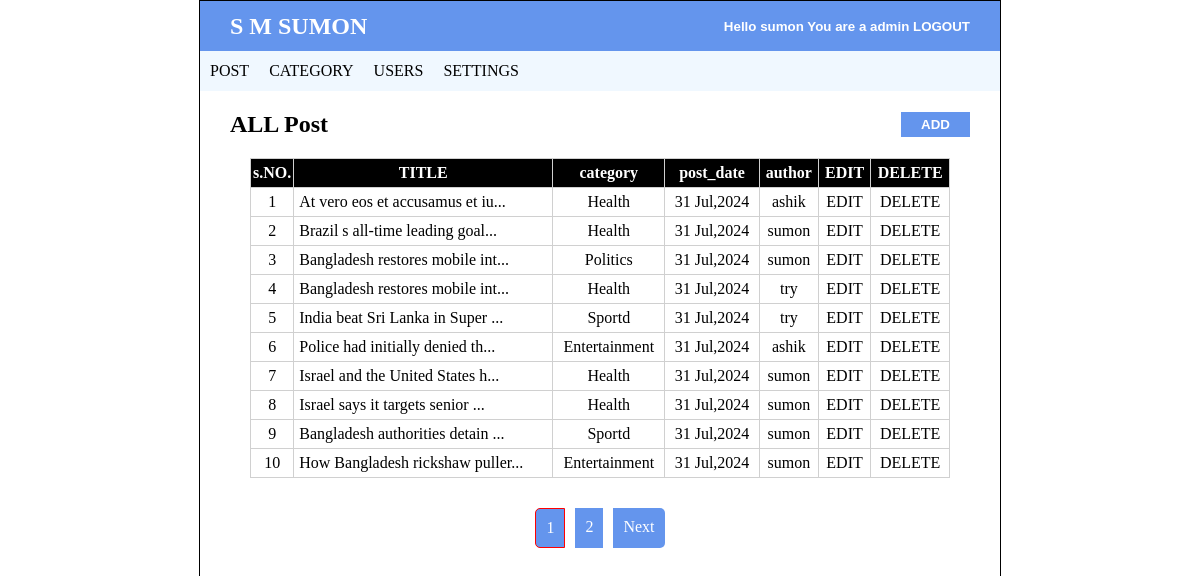
The page /try/admin/post.php (signed in) on the database its author committed.
### tables this page shows
CREATE TABLE `settings` (
  `websitename` varchar(60) NOT NULL,
  `logo` varchar(50) NOT NULL,
  `footerdesc` varchar(255) NOT NULL
);

CREATE TABLE `post` (
  `post_id` int NOT NULL,
  `title` varchar(500) NOT NULL,
  `description` varchar(9999) DEFAULT NULL,
  `category` varchar(100) DEFAULT NULL,
  `post_date` varchar(50) DEFAULT NULL,
  `author` int DEFAULT NULL,
  `post_img` varchar(100) DEFAULT NULL
);

CREATE TABLE `category` (
  `category_id` int NOT NULL,
  `category_name` varchar(20) NOT NULL,
  `post` int DEFAULT NULL
);

CREATE TABLE `users` (
  `user_id` int NOT NULL,
  `first_name` varchar(40) DEFAULT NULL,
  `last_name` varchar(30) DEFAULT NULL,
  `username` varchar(30) DEFAULT NULL,
  `password` varchar(40) DEFAULT NULL,
  `role` int DEFAULT NULL
);

### try/admin/post.php (the view, shortened to what this page needs)
<?php
    include 'header.php';
?>
<!DOCTYPE html>
<html lang="en">
<head>
    <link rel="stylesheet" href="../css/style.css">
</head>
<body>
    <section id="add_button_section">
        <h1>ALL Post</h1>
        <button><a href="add_post.php">ADD</a></button>
    </section>
    <section id="table_user_section">
    <?php
            include "config.php";
            $limit = 10;
            if(isset($_GET['page'])){
                $page = $_GET['page'];
            }else{
                $page  =1;
            }
            $offset = ($page - 1) * $limit;
            if($_SESSION["user_role"] == 1){
                $sql = "SELECT * FROM post
                LEFT JOIN category ON post.category = category.category_id
                LEFT JOIN users ON post.author = users.user_id
                ORDER BY post.post_id DESC
                LIMIT {$offset},{$limit}";
            }
            $result = mysqli_query($conn,$sql) or die("Connection Failed");
            if(mysqli_num_rows($result) > 0 ){
        ?>
        <table border="black" cellpadding ="50" >
            <thead>
                <th>s.NO.</th>
                <th>TITLE</th>
                <th>category</th>
                <th>post_date</th>
                <th>author</th>
                <th>EDIT</th>
                <th>DELETE</th>
            </thead>
            <?php
                $serial = $offset + 1;
                while($row = mysqli_fetch_assoc($result)){
            ?>
            <tr>
                <td><?php echo $serial ;?></td>
                <td style="text-align: start;"><?php echo substr($row['title'],0,30,)."...";?></td>
                <td><?php echo $row['category_name'];?></td>
                <td><?php echo $row['post_date'];?></td>
                <td><?php echo $row['username'];?></td>
                <td><a class="user_edit" href="update_post.php?id=<?php echo $row['post_id'];?>">EDIT</a></td>
                <td><a class="user_delete" href="delete_post.php?id=<?php echo $row['post_id'];?>&catid=<?php echo $row['category'];?> ">DELETE</a></td>
            </tr>
            <?php
            $serial ++;
            }
        ?>
    </table>
        <?php
            }
        ?>
    </section>
    <section id="paginations_user_Section">
        <?php
            $sql1 = "SELECT * FROM post";
            $result1 = mysqli_query($conn,$sql1) or die("Suery failed");
            if(mysqli_num_rows($result1) > 0){
                $total_records = mysqli_num_rows($result1);
                $total_pages = ceil($total_records / $limit);
                for ($i = 1; $i <= $total_pages; $i++ ){
                    if($i == $page){
                        $active = "activedddd";
                    }else{
                        $active = "";
                    }
                   echo " <a class='{$active}' href='post.php?page={$i}'>$i</a> " ;
                }
                if($total_pages > $page){
                    echo '<a  href="post.php?page='.($page + 1).'">Next</a>';
                }
            }
        ?>
    </section>
</body>
</html>

### try/admin/header.php (shortened to what this page needs)
<!DOCTYPE html>
<html lang="en">
<head>
    <link rel="stylesheet" href="../css/style.css">
</head>
<body class="admin_header_body">
<section id="user_header_section">
        <?php
            include "config.php";
            $sql = "SELECT * FROM settings";
            $result = mysqli_query($conn,$sql) or die("Connection Failed");
            if(mysqli_num_rows($result) > 0 ){
                while($row = mysqli_fetch_array($result)){
        ?>
        <h1><?php echo $row['websitename'];?></h1>
        <?php
                }
            }
        ?>
        <button><a href="logout.php">Hello <?php echo $_SESSION["username"];?> You are a <?php if($_SESSION["user_role"] ==1 ){echo "admin";}else{echo "User";}?> LOGOUT</a></button>
    </section>
    <section id="user_menu">
        <ul>
            <li><a href="post.php">POST</a></li>
            <?php
                if($_SESSION["user_role"] == 1){
            ?>
            <li><a href="category.php">CATEGORY</a></li>
            <li><a href="users.php">USERS</a></li>
            <li><a href="settings.php">SETTINGS</a></li>
            <?php }?>
        </ul>
    </section>
</body>
</html>

### try/css/style.css (style rules this page uses)
* { margin: 0; padding: 0; }
body { width: 1000PX; border: 1px solid black; margin: 0 auto; }
.admin_header_body { width: 800PX; height: 100vh; border: 1px solid black; margin: 0 auto; }
#user_header_section { background-color: cornflowerblue; height: 50px; width: auto; display: flex; justify-content: space-between; margin: 0; padding: 0 30px; text-align: center; align-items: center; color: white; }
#user_header_section button { background-color: cornflowerblue; border: none; color: white; font-weight: 800; }
#user_header_section button a { text-decoration: none; color: white; }
#user_menu { height: 40px; width: auto; background-color: aliceblue; align-items: center; display: flex; }
#user_menu ul li { float: left; list-style: none; }
#user_menu ul li a { padding: 11px 10px; color: rgb(0, 0, 0); text-decoration: none; }
#add_button_section { display: flex; justify-content: space-between; margin: 0; padding: 0 30px; text-align: center; align-items: center; margin-top: 20px; }
#add_button_section button { border: none; font-weight: 700; color: white; }
#add_button_section button a { padding: 5px 20px; color: white; text-decoration: none; background-color: cornflowerblue; }
#table_user_section table { margin: 0 auto; width: 700px; text-align: center; border-collapse: collapse; border: 1px solid rgb(208, 208, 208); margin-top: 20px; }
#table_user_section table th { background-color: black; color: white; padding: 5px 0; }
#table_user_section table td { padding: 5px 5px; }
.user_edit { text-decoration: none; color: black; }
.user_delete { text-decoration: none; color: black; }
#paginations_user_Section { display: flex; justify-content: center; margin-top: 30px; }
#paginations_user_Section a { padding: 10px; text-decoration: none; background-color:cornflowerblue ; margin: 0 5px; color: white; }
.activedddd { border: 1px solid red; background-color: aqua; border-radius: 10px; }
#paginations_user_Section a:last-child { border-radius: 0 5px 5px 0 ; }
#paginations_user_Section a:first-child { border-radius: 5px 0 0 5px ; }
a { text-decoration: none; }

### rows shown on the page
settings: websitename "S M SUMON"
post: title "At vero eos et accusamus et iu", category.category_name "Health", post_date "31 Jul,2024", users.username "ashik"
post: title "Brazil s all-time leading goal", category.category_name "Health", post_date "31 Jul,2024", users.username "sumon"
post: title "Bangladesh restores mobile int", category.category_name "Politics", post_date "31 Jul,2024", users.username "sumon"
post: title "Bangladesh restores mobile int", category.category_name "Health", post_date "31 Jul,2024", users.username "try"
post: title "India beat Sri Lanka in Super", category.category_name "Sportd", post_date "31 Jul,2024", users.username "try"
post: title "Police had initially denied th", category.category_name "Entertainment", post_date "31 Jul,2024", users.username "ashik"
post: title "Israel and the United States h", category.category_name "Health", post_date "31 Jul,2024", users.username "sumon"
post: title "Israel says it targets senior", category.category_name "Health", post_date "31 Jul,2024", users.username "sumon"
post: title "Bangladesh authorities detain", category.category_name "Sportd", post_date "31 Jul,2024", users.username "sumon"
post: title "How Bangladesh rickshaw puller", category.category_name "Entertainment", post_date "31 Jul,2024", users.username "sumon"

### other values the page prints
$_SESSION["username"] "sumon"
